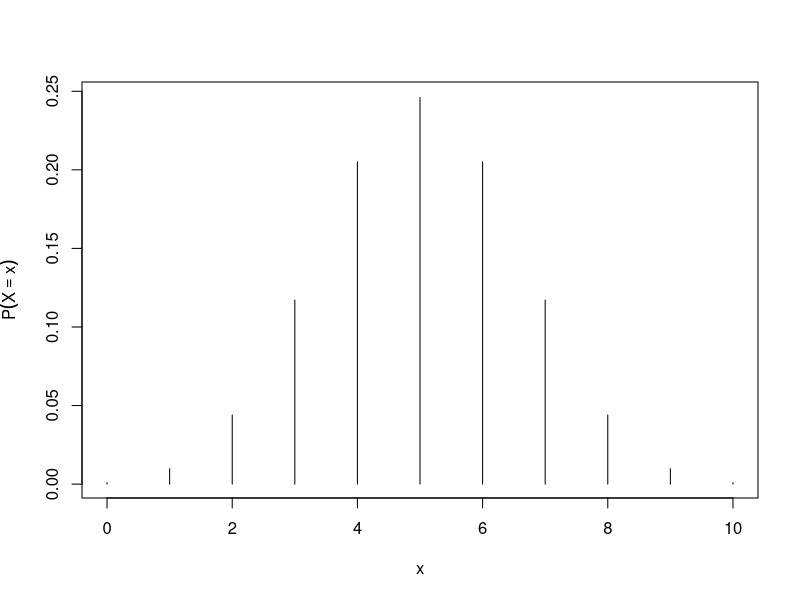

Write R code to recreate this figure.
## ---- chunk 1
knitr::opts_chunk$set(echo = TRUE)
## ---- chunk 2
choose(10,0:10)
## ---- chunk 3
plot(x = 0:10, y = dbinom(0:10, 10, 1/2), type = "h", xlab = "x", ylab = expression(P(X == x)))

x <- 0:10
px <- dbinom(x, 10, 1/2)
EX <- sum(x*px)
EX

VX <- sum((x - EX)^2 * px)
VX

